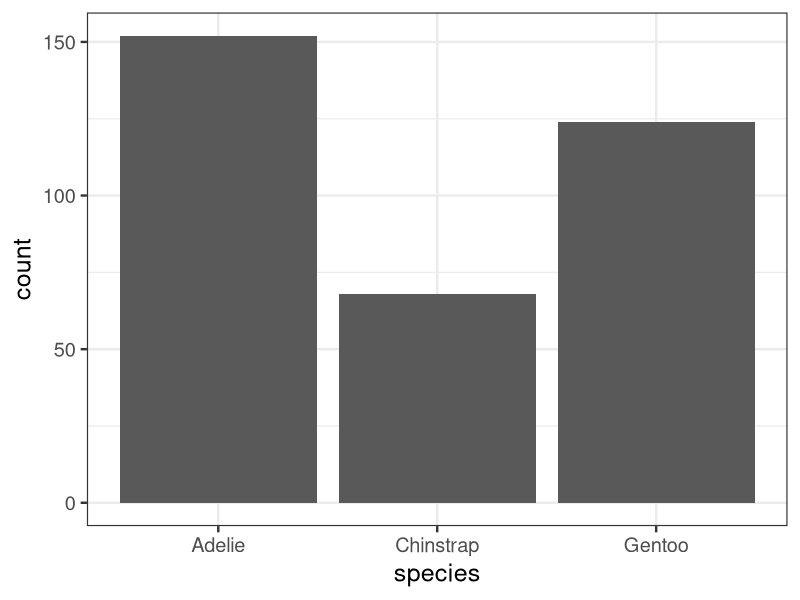
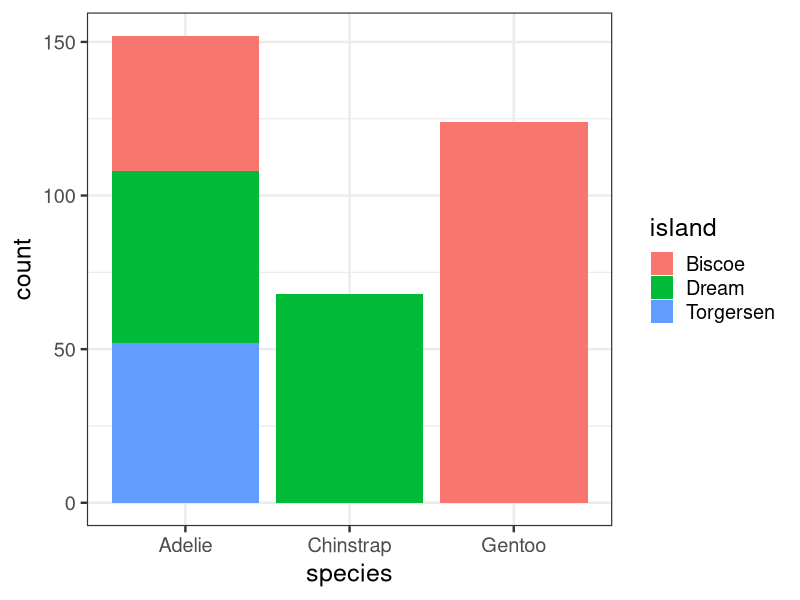
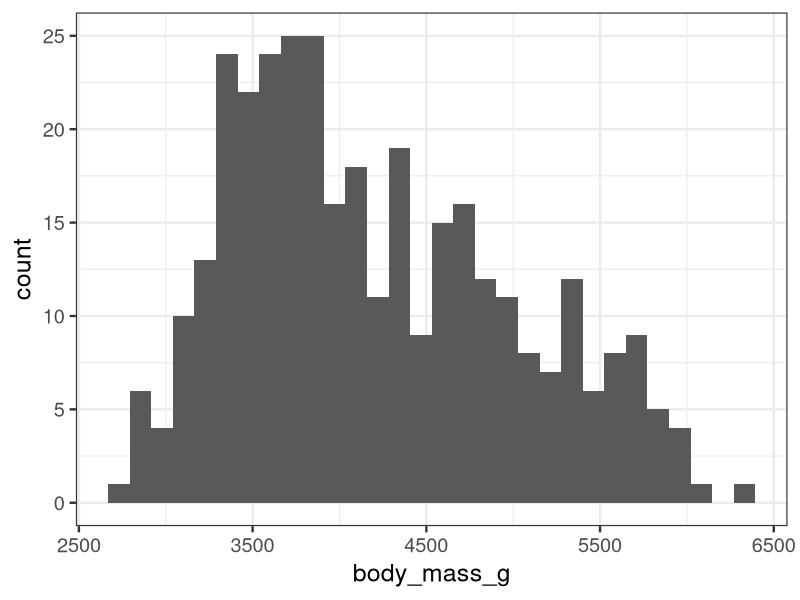
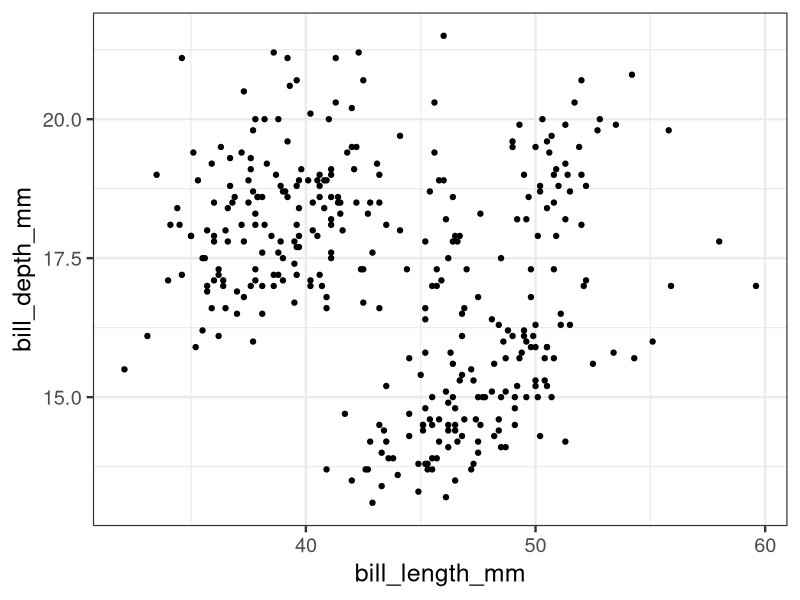
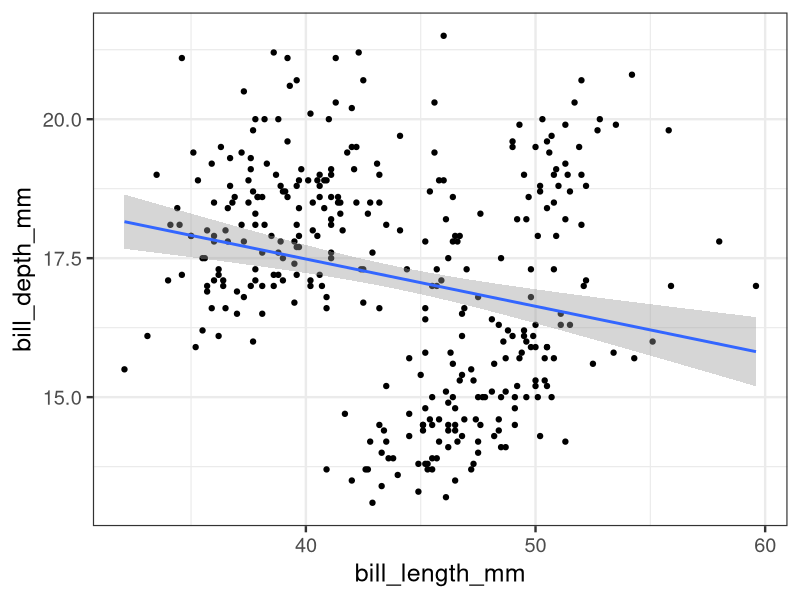
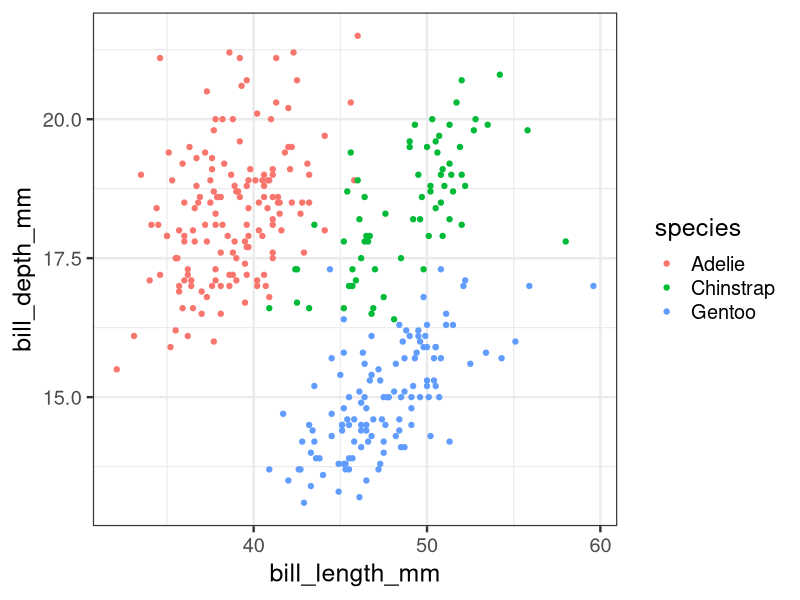
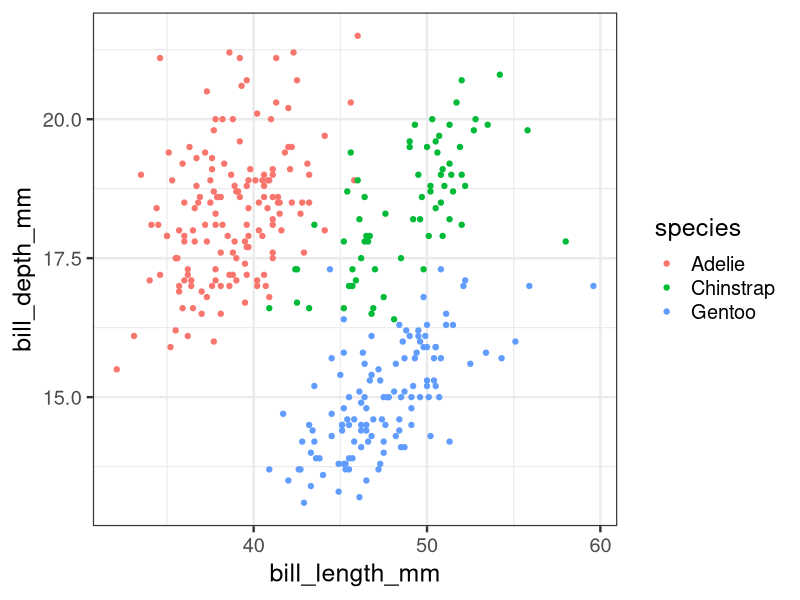

Reproduce these figures in R, in order.
## ---- chunk 1
library(tidyverse)
library(palmerpenguins)
theme_set(theme_bw(18))

## ---- chunk 2
glimpse(penguins)

## ---- chunk 3
table(penguins$species, penguins$island)

## ---- chunk 4
penguins %>% 
  count(species, island)

## ---- chunk 5
#| label: q1

penguins %>% 
  count(species, island) |>
  pivot_wider(names_from = island,
              values_from = n,
              values_fill = 0)


## ---- chunk 6
species_island_table <- table(penguins$species, penguins$island)
addmargins(species_island_table)

## ---- chunk 7
# Row proportions
prop.table(species_island_table, margin = 1)
# Column proportions
prop.table(species_island_table, margin = 2)

## ---- chunk 8
#| label: q2

penguins |>
  count(species, island) |>
  group_by(species) |>
  mutate(prop = n/sum(n))

penguins |>
  count(species, island) |>
  group_by(island) |>
  mutate(prop = n/sum(n))

## ---- chunk 9
ggplot(penguins, aes(species)) +
  geom_bar()

## ---- chunk 10
#| label: q3

ggplot(penguins, aes(species, fill = island)) +
  geom_bar()


## ---- chunk 11
penguins %>% 
  ggplot(aes(body_mass_g)) +
  geom_histogram()

## ---- chunk 12
#| label: q6

body_masses <- penguins$body_mass_g[!is.na(penguins$body_mass_g)]
mean_mass <- mean(body_masses)
sd_mass <- sd(body_masses)

win1sd <- mean(body_masses >= mean_mass - sd_mass & body_masses <= mean_mass + sd_mass)
win1sd

win2sd <- mean(body_masses >= mean_mass - 2*sd_mass & body_masses <= mean_mass + 2*sd_mass)
win2sd

## ---- chunk 13
penguins %>% 
  ggplot(aes(bill_length_mm, bill_depth_mm)) +
  geom_point() 

## ---- chunk 14
#| label: q7

penguins %>% 
  ggplot(aes(bill_length_mm, bill_depth_mm)) +
  geom_point() +
  geom_smooth(method = lm) 


## ---- chunk 15
penguins %>% 
  ggplot(aes(bill_length_mm, bill_depth_mm, color = species)) +
  geom_point() 
## ---- chunk 16

penguins %>% 
  ggplot(aes(bill_length_mm, bill_depth_mm, color = species)) +
  geom_point() 

